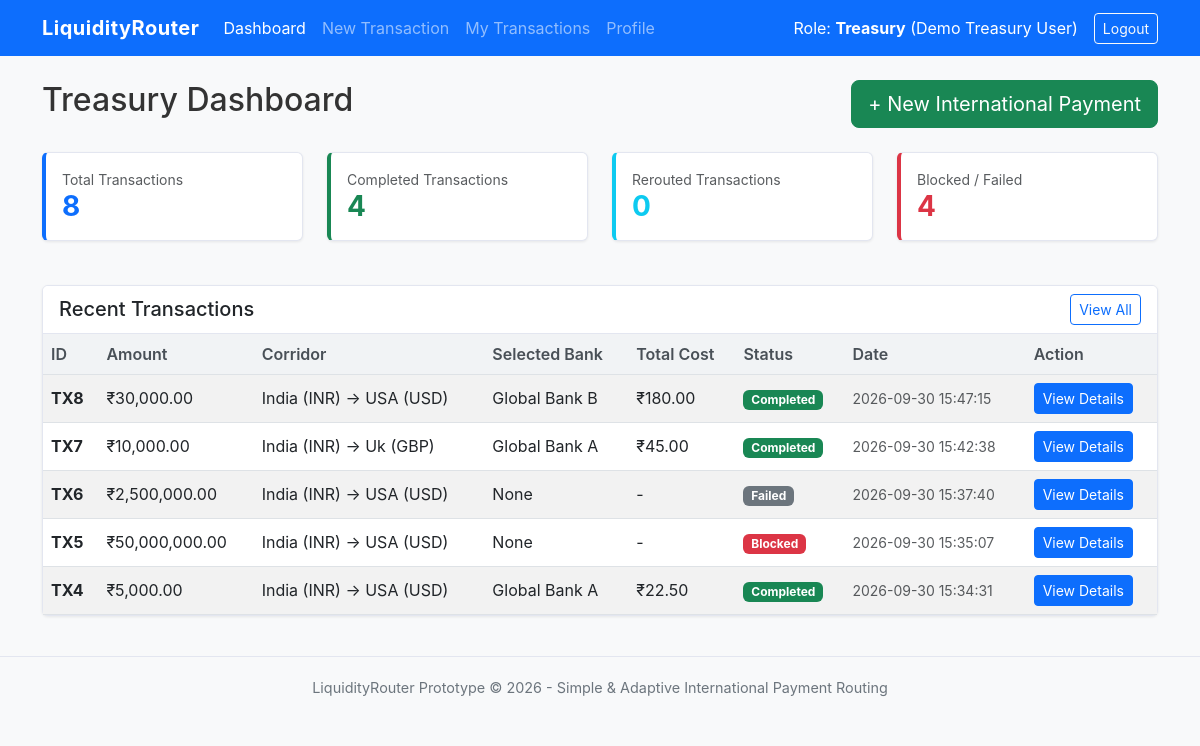
The app's page /treasury_dashboard (signed in) with its own data.
### tables this page shows
CREATE TABLE users (
            user_id INTEGER PRIMARY KEY AUTOINCREMENT,
            name TEXT NOT NULL,
            email TEXT NOT NULL UNIQUE,
            password TEXT NOT NULL,
            phone TEXT,
            role TEXT NOT NULL,
            approval_status TEXT NOT NULL DEFAULT 'Approved',
            account_status TEXT NOT NULL DEFAULT 'Active',
            created_at TEXT
        );

CREATE TABLE transactions (
            transaction_id INTEGER PRIMARY KEY AUTOINCREMENT,
            user_id INTEGER NOT NULL,
            amount REAL NOT NULL,
            source_country TEXT NOT NULL,
            destination_country TEXT NOT NULL,
            source_currency TEXT NOT NULL,
            destination_currency TEXT NOT NULL,
            selected_bank_id INTEGER,
            fx_rate REAL,
            fx_cost REAL,
            processing_fee REAL,
            total_cost REAL,
            status TEXT NOT NULL DEFAULT 'Pending',
            created_at TEXT NOT NULL,
            FOREIGN KEY (user_id) REFERENCES users(user_id),
            FOREIGN KEY (selected_bank_id) REFERENCES banks(bank_id)
        );

CREATE TABLE banks (
            bank_id INTEGER PRIMARY KEY AUTOINCREMENT,
            user_id INTEGER NOT NULL,
            bank_name TEXT NOT NULL,
            country TEXT NOT NULL,
            currency TEXT NOT NULL,
            liquidity REAL NOT NULL DEFAULT 0,
            fx_spread REAL NOT NULL DEFAULT 0,
            latency INTEGER NOT NULL DEFAULT 0,
            transaction_limit REAL NOT NULL DEFAULT 0,
            status TEXT NOT NULL DEFAULT 'Active',
            FOREIGN KEY (user_id) REFERENCES users(user_id)
        );

### app.py (the view)
@app.route("/treasury_dashboard")
def treasury_dashboard():
    if "user_id" not in session or session.get("role") != "treasury":
        flash("Unauthorized access.", "error")
        return redirect(url_for("login"))
    user = get_current_user()
    transactions = database.get_user_transactions(session["user_id"])
    total_count = len(transactions)
    completed_count = sum(1 for t in transactions if t["status"] == "Completed")
    rerouted_count = sum(1 for t in transactions if t["status"] == "Rerouted")
    blocked_count = sum(1 for t in transactions if t["status"] in ["Blocked", "Failed"])
    return render_template(
        "treasury_dashboard.html",
        user=user,
        transactions=transactions,
        total_count=total_count,
        completed_count=completed_count,
        rerouted_count=rerouted_count,
        blocked_count=blocked_count
    )

### app.py (called while the page is built)
def get_current_user():
    if "user_id" in session:
        return database.get_user_by_id(session["user_id"])
    return None

### database.py (called while the page is built)
def create_connection():
    os.makedirs(DB_DIR, exist_ok=True)
    conn = sqlite3.connect(DB_PATH)
    conn.row_factory = sqlite3.Row
    conn.execute("PRAGMA foreign_keys = ON;")
    return conn

def get_user_by_id(user_id):
    conn = create_connection()
    cursor = conn.cursor()
    cursor.execute("SELECT * FROM users WHERE user_id = ?", (user_id,))
    user = cursor.fetchone()
    conn.close()
    return user

def get_user_transactions(user_id):
    conn = create_connection()
    cursor = conn.cursor()
    cursor.execute('''
        SELECT t.*, b.bank_name
        FROM transactions t
        LEFT JOIN banks b ON t.selected_bank_id = b.bank_id
        WHERE t.user_id = ?
        ORDER BY t.transaction_id DESC
    ''', (user_id,))
    txs = cursor.fetchall()
    conn.close()
    return txs

### templates/treasury_dashboard.html (shortened to what this page needs)
<!DOCTYPE html>
<html lang="en">
<head>
    <link href="https://cdn.jsdelivr.net/npm/bootstrap@5.3.0/dist/css/bootstrap.min.css" rel="stylesheet">
    <link rel="stylesheet" href="{{ url_for('static', filename='style.css') }}">
</head>
<body>
    <nav class="navbar navbar-expand-lg navbar-dark bg-primary mb-4">
        <div class="container">
            <a class="navbar-brand" href="{{ url_for('treasury_dashboard') }}">LiquidityRouter</a>
            <div class="collapse navbar-collapse" id="navbarNav">
                <ul class="navbar-nav me-auto">
                    <li class="nav-item"><a class="nav-link active"
                            href="{{ url_for('treasury_dashboard') }}">Dashboard</a></li>
                    <li class="nav-item"><a class="nav-link" href="{{ url_for('new_transaction') }}">New Transaction</a>
                    </li>
                    <li class="nav-item"><a class="nav-link" href="{{ url_for('my_transactions') }}">My Transactions</a>
                    </li>
                    <li class="nav-item"><a class="nav-link" href="{{ url_for('treasury_profile') }}">Profile</a></li>
                </ul>
                <span class="navbar-text text-white me-3">
                    Role: <strong>Treasury</strong> ({{ user.name }})
                </span>
                <a href="{{ url_for('logout') }}" class="btn btn-outline-light btn-sm">Logout</a>
            </div>
        </div>
    </nav>
    <div class="container">
        <div class="d-flex justify-content-between align-items-center mb-4">
            <h2>Treasury Dashboard</h2>
            <a href="{{ url_for('new_transaction') }}" class="btn btn-success btn-lg">
                + New International Payment
            </a>
        </div>
        <div class="row mb-4">
            <div class="col-md-3">
                <div class="card stat-card p-3">
                    <div class="text-muted small">Total Transactions</div>
                    <div class="h3 fw-bold text-primary mb-0">{{ total_count }}</div>
                </div>
            </div>
            <div class="col-md-3">
                <div class="card stat-card-success p-3">
                    <div class="text-muted small">Completed Transactions</div>
                    <div class="h3 fw-bold text-success mb-0">{{ completed_count }}</div>
                </div>
            </div>
            <div class="col-md-3">
                <div class="card stat-card-info p-3">
                    <div class="text-muted small">Rerouted Transactions</div>
                    <div class="h3 fw-bold text-info mb-0">{{ rerouted_count }}</div>
                </div>
            </div>
            <div class="col-md-3">
                <div class="card stat-card-danger p-3">
                    <div class="text-muted small">Blocked / Failed</div>
                    <div class="h3 fw-bold text-danger mb-0">{{ blocked_count }}</div>
                </div>
            </div>
        </div>
        <div class="card">
            <div class="card-header d-flex justify-content-between align-items-center">
                <h5 class="mb-0">Recent Transactions</h5>
                <a href="{{ url_for('my_transactions') }}" class="btn btn-sm btn-outline-primary">View All</a>
            </div>
            <div class="card-body p-0">
                <div class="table-responsive">
                    <table class="table table-striped table-hover mb-0 align-middle">
                        <thead>
                            <tr>
                                <th>ID</th>
                                <th>Amount</th>
                                <th>Corridor</th>
                                <th>Selected Bank</th>
                                <th>Total Cost</th>
                                <th>Status</th>
                                <th>Date</th>
                                <th>Action</th>
                            </tr>
                        </thead>
                        <tbody>
                            {% if transactions %}
                            {% for tx in transactions[:5] %}
                            <tr>
                                <td><strong>TX{{ tx.transaction_id }}</strong></td>
                                <td>₹{{ "{:,.2f}".format(tx.amount) }}</td>
                                <td>{{ tx.source_country }} ({{ tx.source_currency }}) &rarr; {{ tx.destination_country
                                    }} ({{ tx.destination_currency }})</td>
                                <td>{{ tx.bank_name if tx.bank_name else 'None' }}</td>
                                <td>{% if tx.total_cost %}₹{{ "{:,.2f}".format(tx.total_cost) }}{% else %}-{% endif %}
                                </td>
                                <td>
                                    <span class="badge badge-status-{{ tx.status|lower }}">
                                        {{ tx.status }}
                                    </span>
                                </td>
                                <td><small class="text-muted">{{ tx.created_at }}</small></td>
                                <td>
                                    <a href="{{ url_for('transaction_details', transaction_id=tx.transaction_id) }}"
                                        class="btn btn-sm btn-primary">View Details</a>
                                </td>
                            </tr>
                            {% endfor %}
                            {% else %}
                            <tr>
                                <td colspan="8" class="text-center text-muted py-4">No transactions found. Click "+ New
                                    International Payment" to send a payment.</td>
                            </tr>
                            {% endif %}
                        </tbody>
                    </table>
                </div>
            </div>
        </div>
    </div>
    <footer class="footer text-center">
        <div class="container">
            <span>LiquidityRouter Prototype &copy; 2026 - Simple & Adaptive International Payment Routing</span>
        </div>
    </footer>
</body>
</html>

### static/style.css (style rules this page uses)
body { background-color: #f8f9fa; font-family: -apple-system, BlinkMacSystemFont, "Segoe UI", Roboto, "Helvetica Neue", Arial, sans-serif; color: #333333; }
.navbar-brand { font-weight: 700; letter-spacing: 0.5px; }
.card { border-radius: 6px; box-shadow: 0 1px 3px rgba(0,0,0,0.08); margin-bottom: 20px; border: 1px solid #de5d67; border-color: #e3e6f0; }
.card-header { background-color: #ffffff; border-bottom: 1px solid #e3e6f0; font-weight: 600; }
.stat-card { border-left: 4px solid #0d6efd; }
.stat-card-success { border-left: 4px solid #198754; }
.stat-card-danger { border-left: 4px solid #dc3545; }
.stat-card-info { border-left: 4px solid #0dcaf0; }
.table th { background-color: #f1f3f5; font-weight: 600; color: #495057; }
.badge-status-completed { background-color: #198754; color: #ffffff; }
.badge-status-blocked { background-color: #dc3545; color: #ffffff; }
.badge-status-failed { background-color: #6c757d; color: #ffffff; }
.footer { margin-top: 40px; padding: 20px 0; border-top: 1px solid #e3e6f0; color: #6c757d; font-size: 0.9rem; }

### records on screen
users: name "Demo Treasury User"
transactions: transaction_id "8", amount "30,000.00", source_country "India", source_currency "INR", destination_country "USA", destination_currency "USD", bank_name "Global Bank B", total_cost "180.00", status "Completed", created_at "2026-09-30 15:47:15"
transactions: transaction_id "7", amount "10,000.00", source_country "India", source_currency "INR", destination_country "Uk", destination_currency "GBP", bank_name "Global Bank A", total_cost "45.00", status "Completed", created_at "2026-09-30 15:42:38"
transactions: transaction_id "6", amount "2,500,000.00", source_country "India", source_currency "INR", destination_country "USA", destination_currency "USD", bank_name "None", status "Failed", created_at "2026-09-30 15:37:40"
transactions: transaction_id "5", amount "50,000,000.00", source_country "India", source_currency "INR", destination_country "USA", destination_currency "USD", bank_name "None", status "Blocked", created_at "2026-09-30 15:35:07"
transactions: transaction_id "4", amount "5,000.00", source_country "India", source_currency "INR", destination_country "USA", destination_currency "USD", bank_name "Global Bank A", total_cost "22.50", status "Completed", created_at "2026-09-30 15:34:31"

### other values on screen
{{ total_count }} "8"
{{ completed_count }} "4"
{{ rerouted_count }} "0"
{{ blocked_count }} "4"
